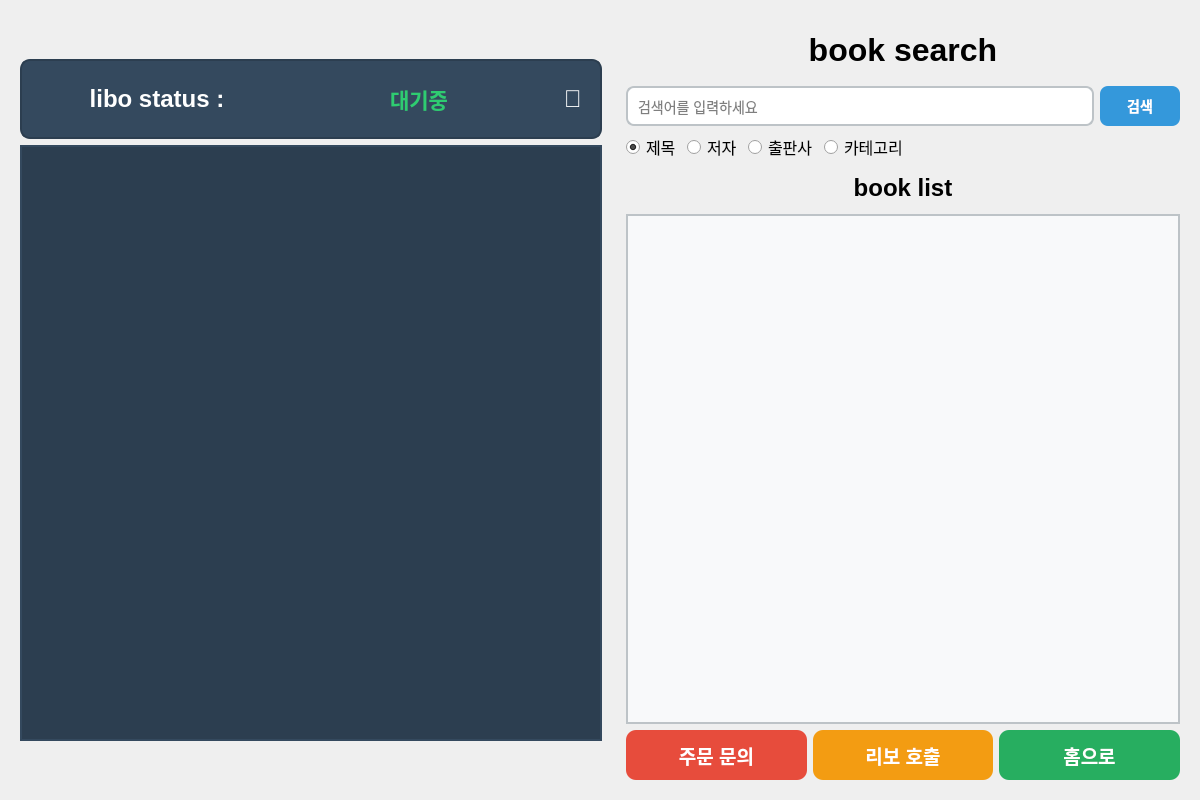
<?xml version="1.0" encoding="UTF-8"?>
<ui version="4.0">
 <class>BookSearchWidget</class>
 <widget class="QWidget" name="BookSearchWidget">
  <property name="geometry">
   <rect>
    <x>0</x>
    <y>0</y>
    <width>1200</width>
    <height>800</height>
   </rect>
  </property>
  <property name="windowTitle">
   <string>LIBO Book Search</string>
  </property>
  <layout class="QHBoxLayout" name="horizontalLayout">
   <item>
    <widget class="QWidget" name="leftWidget" native="true">
     <property name="sizePolicy">
      <sizepolicy hsizetype="Expanding" vsizetype="Expanding">
       <horstretch>0</horstretch>
       <verstretch>0</verstretch>
      </sizepolicy>
     </property>
     <property name="minimumSize">
      <size>
       <width>600</width>
       <height>700</height>
      </size>
     </property>
     <property name="maximumSize">
      <size>
       <width>600</width>
       <height>700</height>
      </size>
     </property>
     <layout class="QVBoxLayout" name="leftVerticalLayout">
      <item>
       <widget class="QWidget" name="liboStatusWidget" native="true">
        <property name="minimumSize">
         <size>
          <width>0</width>
          <height>80</height>
         </size>
        </property>
        <property name="maximumSize">
         <size>
          <width>16777215</width>
          <height>80</height>
         </size>
        </property>
        <property name="styleSheet">
         <string notr="true">background-color: #34495e; border: 2px solid #2c3e50; border-radius: 10px;</string>
        </property>
        <layout class="QHBoxLayout" name="statusLayout">
         <item>
          <widget class="QLabel" name="liboStatusTitleLabel">
           <property name="font">
            <font>
             <pointsize>18</pointsize>
             <weight>75</weight>
             <bold>true</bold>
            </font>
           </property>
           <property name="text">
            <string>libo status :</string>
           </property>
           <property name="styleSheet">
            <string notr="true">color: white; border: none;</string>
           </property>
           <property name="alignment">
            <set>Qt::AlignCenter</set>
           </property>
          </widget>
         </item>
         <item>
          <widget class="QLabel" name="liboStatusLabel">
           <property name="font">
            <font>
             <pointsize>16</pointsize>
             <weight>75</weight>
             <bold>true</bold>
            </font>
           </property>
           <property name="text">
            <string>대기중</string>
           </property>
           <property name="styleSheet">
            <string notr="true">color: #2ecc71; border: none;</string>
           </property>
           <property name="alignment">
            <set>Qt::AlignCenter</set>
           </property>
          </widget>
         </item>
         <item>
          <widget class="QLabel" name="liboStatusIcon">
           <property name="minimumSize">
            <size>
             <width>40</width>
             <height>40</height>
            </size>
           </property>
           <property name="maximumSize">
            <size>
             <width>40</width>
             <height>40</height>
            </size>
           </property>
           <property name="text">
            <string>🤖</string>
           </property>
           <property name="styleSheet">
            <string notr="true">color: white; border: none; font-size: 24px;</string>
           </property>
           <property name="alignment">
            <set>Qt::AlignCenter</set>
           </property>
          </widget>
         </item>
        </layout>
       </widget>
      </item>
      <item>
       <widget class="QWidget" name="mapWidget" native="true">
        <property name="sizePolicy">
         <sizepolicy hsizetype="Expanding" vsizetype="Expanding">
          <horstretch>0</horstretch>
          <verstretch>0</verstretch>
         </sizepolicy>
        </property>
        <property name="styleSheet">
         <string notr="true">background-color: #2c3e50; border: 2px solid #34495e;</string>
        </property>
       </widget>
      </item>
     </layout>
    </widget>
   </item>
   <item>
    <widget class="QWidget" name="searchWidget" native="true">
     <layout class="QVBoxLayout" name="verticalLayout">
      <item>
       <widget class="QLabel" name="searchTitleLabel">
        <property name="font">
         <font>
          <pointsize>24</pointsize>
          <weight>75</weight>
          <bold>true</bold>
         </font>
        </property>
        <property name="text">
         <string>book search</string>
        </property>
        <property name="alignment">
         <set>Qt::AlignCenter</set>
        </property>
        <property name="minimumSize">
         <size>
          <width>0</width>
          <height>60</height>
         </size>
        </property>
       </widget>
      </item>
      <item>
       <layout class="QHBoxLayout" name="searchInputLayout">
        <item>
         <widget class="QLineEdit" name="searchLineEdit">
          <property name="font">
           <font>
            <pointsize>14</pointsize>
           </font>
          </property>
          <property name="placeholderText">
           <string>검색어를 입력하세요</string>
          </property>
          <property name="minimumSize">
           <size>
            <width>0</width>
            <height>40</height>
           </size>
          </property>
          <property name="styleSheet">
           <string notr="true">QLineEdit {
    border: 2px solid #bdc3c7;
    border-radius: 8px;
    padding: 8px;
    font-size: 14px;
}
QLineEdit:focus {
    border-color: #3498db;
}</string>
          </property>
         </widget>
        </item>
        <item>
         <widget class="QPushButton" name="searchButton">
          <property name="font">
           <font>
            <pointsize>14</pointsize>
            <weight>75</weight>
            <bold>true</bold>
           </font>
          </property>
          <property name="text">
           <string>검색</string>
          </property>
          <property name="minimumSize">
           <size>
            <width>80</width>
            <height>40</height>
           </size>
          </property>
          <property name="styleSheet">
           <string notr="true">QPushButton {
    background-color: #3498db;
    color: white;
    border: none;
    border-radius: 8px;
    font-weight: bold;
    font-size: 14px;
}
QPushButton:hover {
    background-color: #2980b9;
}
QPushButton:pressed {
    background-color: #1f5f8b;
}</string>
          </property>
         </widget>
        </item>
       </layout>
      </item>
      <item>
       <layout class="QHBoxLayout" name="radioButtonLayout">
        <item>
         <widget class="QRadioButton" name="titleRadioButton">
          <property name="font">
           <font>
            <pointsize>12</pointsize>
           </font>
          </property>
          <property name="text">
           <string>제목</string>
          </property>
          <property name="checked">
           <bool>true</bool>
          </property>
         </widget>
        </item>
        <item>
         <widget class="QRadioButton" name="authorRadioButton">
          <property name="font">
           <font>
            <pointsize>12</pointsize>
           </font>
          </property>
          <property name="text">
           <string>저자</string>
          </property>
         </widget>
        </item>
        <item>
         <widget class="QRadioButton" name="publisherRadioButton">
          <property name="font">
           <font>
            <pointsize>12</pointsize>
           </font>
          </property>
          <property name="text">
           <string>출판사</string>
          </property>
         </widget>
        </item>
        <item>
         <widget class="QRadioButton" name="categoryRadioButton">
          <property name="font">
           <font>
            <pointsize>12</pointsize>
           </font>
          </property>
          <property name="text">
           <string>카테고리</string>
          </property>
         </widget>
        </item>
        <item>
         <spacer name="horizontalSpacer">
          <property name="orientation">
           <enum>Qt::Horizontal</enum>
          </property>
          <property name="sizeHint" stdset="0">
           <size>
            <width>40</width>
            <height>20</height>
           </size>
          </property>
         </spacer>
        </item>
       </layout>
      </item>
      <item>
       <widget class="QLabel" name="bookListTitleLabel">
        <property name="font">
         <font>
          <pointsize>18</pointsize>
          <weight>75</weight>
          <bold>true</bold>
         </font>
        </property>
        <property name="text">
         <string>book list</string>
        </property>
        <property name="alignment">
         <set>Qt::AlignCenter</set>
        </property>
        <property name="minimumSize">
         <size>
          <width>0</width>
          <height>40</height>
         </size>
        </property>
       </widget>
      </item>
      <item>
       <widget class="QScrollArea" name="bookListScrollArea">
        <property name="minimumSize">
         <size>
          <width>0</width>
          <height>400</height>
         </size>
        </property>
        <property name="widgetResizable">
         <bool>true</bool>
        </property>
        <property name="styleSheet">
         <string notr="true">QScrollArea {
    border: 2px solid #bdc3c7;
    background-color: #f8f9fa;
}
QScrollBar:vertical {
    background-color: #ecf0f1;
    width: 15px;
    border-radius: 7px;
}
QScrollBar::handle:vertical {
    background-color: #3498db;
    border-radius: 7px;
    min-height: 20px;
}
QScrollBar::handle:vertical:hover {
    background-color: #2980b9;
}</string>
        </property>
        <widget class="QWidget" name="bookListWidget">
         <property name="geometry">
          <rect>
           <x>0</x>
           <y>0</y>
           <width>594</width>
           <height>398</height>
          </rect>
         </property>
         <property name="styleSheet">
          <string notr="true">background-color: transparent;</string>
         </property>
        </widget>
       </widget>
      </item>
      <item>
       <layout class="QHBoxLayout" name="bottomButtonLayout">
        <item>
         <widget class="QPushButton" name="orderButton">
          <property name="font">
           <font>
            <pointsize>14</pointsize>
            <weight>75</weight>
            <bold>true</bold>
           </font>
          </property>
          <property name="text">
           <string>주문 문의</string>
          </property>
          <property name="minimumSize">
           <size>
            <width>120</width>
            <height>50</height>
           </size>
          </property>
          <property name="styleSheet">
           <string notr="true">QPushButton {
    background-color: #e74c3c;
    color: white;
    border: none;
    border-radius: 10px;
    font-weight: bold;
}
QPushButton:hover {
    background-color: #c0392b;
}
QPushButton:pressed {
    background-color: #a93226;
}</string>
          </property>
         </widget>
        </item>
        <item>
         <widget class="QPushButton" name="robotCallButton">
          <property name="font">
           <font>
            <pointsize>14</pointsize>
            <weight>75</weight>
            <bold>true</bold>
           </font>
          </property>
          <property name="text">
           <string>리보 호출</string>
          </property>
          <property name="minimumSize">
           <size>
            <width>120</width>
            <height>50</height>
           </size>
          </property>
          <property name="styleSheet">
           <string notr="true">QPushButton {
    background-color: #f39c12;
    color: white;
    border: none;
    border-radius: 10px;
    font-weight: bold;
}
QPushButton:hover {
    background-color: #e67e22;
}
QPushButton:pressed {
    background-color: #d35400;
}</string>
          </property>
         </widget>
        </item>
        <item>
         <widget class="QPushButton" name="homeButton">
          <property name="font">
           <font>
            <pointsize>14</pointsize>
            <weight>75</weight>
            <bold>true</bold>
           </font>
          </property>
          <property name="text">
           <string>홈으로</string>
          </property>
          <property name="minimumSize">
           <size>
            <width>120</width>
            <height>50</height>
           </size>
          </property>
          <property name="styleSheet">
           <string notr="true">QPushButton {
    background-color: #27ae60;
    color: white;
    border: none;
    border-radius: 10px;
    font-weight: bold;
}
QPushButton:hover {
    background-color: #229954;
}
QPushButton:pressed {
    background-color: #1e8449;
}</string>
          </property>
         </widget>
        </item>
       </layout>
      </item>
     </layout>
    </widget>
   </item>
  </layout>
 </widget>
 <resources/>
 <connections/>
</ui>
